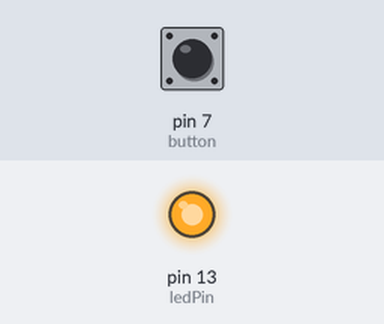
A sketch run on a simulated Arduino Uno, built with avr-gcc and run on an emulated ATmega328P. Parts: output pins drawn as LEDs (lit = HIGH). The inputs (shaded band) are chosen by the test bench; at power-on: pin 7 (button) LOW. What the sketch prints to the serial monitor is not drawn.

Above: at 1.2 s.
1.3 s: pin 7 (button) pulled HIGH for 0.15 s
At 2.5 s:
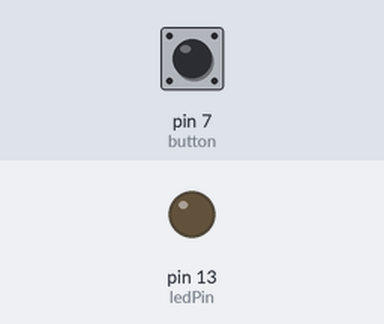
2.9 s: pin 7 (button) pulled HIGH for 1 s
At 3.8 s:
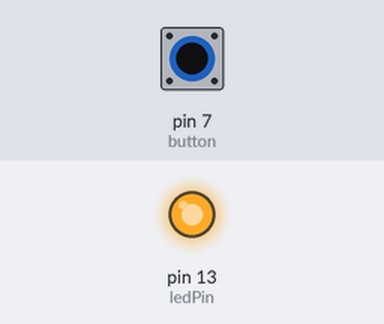
5.4 s: pin 7 (button) pulled HIGH for 3.2 s
At 6.9 s:
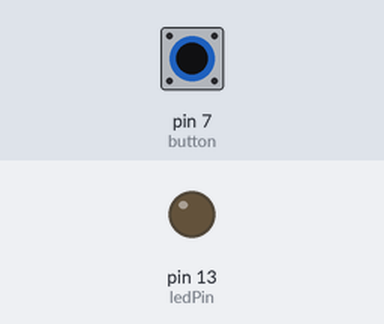
Timing chart, 0 to 8.4 s (numbered marks = the images above; inputs shaded):
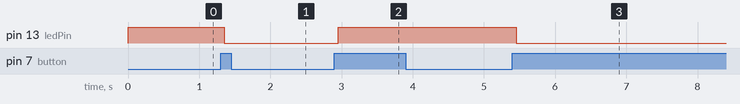

Measured:
- after the input at 1.3 s, pin 13 (ledPin): HIGH → LOW after 0.06 s
- after the input at 2.9 s, pin 13 (ledPin): LOW → HIGH after 0.06 s
- after the input at 5.4 s, pin 13 (ledPin): HIGH → LOW after 0.06 s

The sketch:

buttonDebounce.ino
```cpp
/*
 Name:		buttonWhile.ino
 Created:	9/2/2015 11:32:27 AM
 Author:	Maika
*/

// the setup function runs once when you press reset or power the board
const int ledPin = 13;
const int button = 7;


int ledState = HIGH;
int buttonState;
int lastButtonState = LOW;

int lastDebounceTime;
int debounceDelay = 50;

void setup() {
	pinMode(button, INPUT);
	pinMode(ledPin, OUTPUT);

	digitalWrite(ledPin, ledState);
	Serial.begin(9600);
}

// the loop function runs over and over again until power down or reset
void loop() {

	int reading = digitalRead(button);

	if (reading != lastButtonState)
	{
		lastDebounceTime = millis();
	}
	if (millis() - lastDebounceTime >debounceDelay)
	{
		if (reading != buttonState)
		{
			buttonState = reading;
			if (buttonState == HIGH)
			{
				ledState = !ledState;
			}
		}
	}
	digitalWrite(ledPin, ledState);
	lastButtonState = reading;
	Serial.println(buttonState);
}
```
